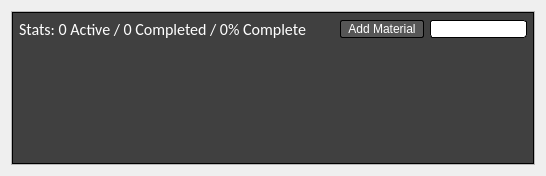
<?xml version="1.0" encoding="UTF-8"?>
<ui version="4.0">
 <class>MaterialStatusBar</class>
 <widget class="QWidget" name="MaterialStatusBar">
  <property name="geometry">
   <rect>
    <x>0</x>
    <y>0</y>
    <width>546</width>
    <height>176</height>
   </rect>
  </property>
  <property name="windowTitle">
   <string>Form</string>
  </property>
  <layout class="QHBoxLayout" name="horizontalLayout">
   <item>
    <widget class="QScrollArea" name="scrollArea">
     <property name="styleSheet">
      <string notr="true">QScrollBar:horizontal
{
    border: 1px solid #222222;
    background-color: #3d3d3d;
    height: 15px;
    margin: 0px 16px 0 16px;
}

QScrollBar::handle:horizontal
{
	background-color: qlineargradient(spread:repeat, x1:1, y1:0, x2:1, y2:1, stop:0 rgba(97, 97, 97, 255),stop:1 rgba(90, 90, 90, 255));
	border: 1px solid #2d2d2d;
    min-height: 20px;
}

QScrollBar::add-line:horizontal
{
	background-color: qlineargradient(spread:repeat, x1:1, y1:0, x2:1, y2:1, stop:0 rgba(97, 97, 97, 255),stop:1 rgba(90, 90, 90, 255));
	border: 1px solid #2d2d2d;
    width: 15px;
    subcontrol-position: right;
    subcontrol-origin: margin;
}

QScrollBar::sub-line:horizontal
{
	background-color: qlineargradient(spread:repeat, x1:1, y1:0, x2:1, y2:1, stop:0 rgba(97, 97, 97, 255),stop:1 rgba(90, 90, 90, 255));
	border: 1px solid #2d2d2d;
    width: 15px;
    subcontrol-position: left;
    subcontrol-origin: margin;
}

QScrollBar::add-page:horizontal, QScrollBar::sub-page:horizontal
{
    background: none;
}

QScrollBar:vertical
{
    background-color: #3d3d3d;
    width: 16px;
	border: 1px solid #2d2d2d;
    margin: 16px 0px 16px 0px;
}

QScrollBar::handle:vertical
{
    background-color: qlineargradient(spread:repeat, x1:1, y1:0, x2:1, y2:1, stop:0 rgba(97, 97, 97, 255),stop:1 rgba(90, 90, 90, 255));
	border: 1px solid #2d2d2d;
    min-height: 20px;
}

QScrollBar::add-line:vertical
{
	background-color: qlineargradient(spread:repeat, x1:1, y1:0, x2:1, y2:1, stop:0 rgba(97, 97, 97, 255),stop:1 rgba(90, 90, 90, 255));
	border: 1px solid #2d2d2d;
    height: 15px;
    subcontrol-position: bottom;
    subcontrol-origin: margin;
}

QScrollBar::sub-line:vertical
{
	background-color: qlineargradient(spread:repeat, x1:1, y1:0, x2:1, y2:1,     			stop:0 rgba(97, 97, 97, 255),stop:1 rgba(90, 90, 90, 255));
	border: 1px solid #2d2d2d;
    height: 15px;
    subcontrol-position: top;
    subcontrol-origin: margin;
}

QScrollBar::add-page:vertical, QScrollBar::sub-page:vertical
{
    background: none;
}</string>
     </property>
     <property name="horizontalScrollBarPolicy">
      <enum>Qt::ScrollBarAsNeeded</enum>
     </property>
     <property name="sizeAdjustPolicy">
      <enum>QAbstractScrollArea::AdjustIgnored</enum>
     </property>
     <property name="widgetResizable">
      <bool>true</bool>
     </property>
     <widget class="QWidget" name="scrollAreaWidgetContents">
      <property name="geometry">
       <rect>
        <x>0</x>
        <y>0</y>
        <width>526</width>
        <height>156</height>
       </rect>
      </property>
      <layout class="QVBoxLayout" name="verticalLayout">
       <property name="leftMargin">
        <number>0</number>
       </property>
       <property name="topMargin">
        <number>0</number>
       </property>
       <property name="rightMargin">
        <number>0</number>
       </property>
       <property name="bottomMargin">
        <number>0</number>
       </property>
       <item>
        <widget class="QFrame" name="StatusBarStyleSheet">
         <property name="styleSheet">
          <string notr="true">QFrame
{
	background-color: rgb(64, 64, 64);
	border: 1px solid black;
}

QPushButton
{
	background-color: rgba(136, 136, 136, 30%);
	color: white;
	min-width: 80px;
	border-style: solid;
	border-width: 1px;
	border-radius: 2px;
	border-color: black;
	padding: 1px;
}

QPushButton::flat
{
	background-color: transparent;
	border: none;
	color: #fff;
}

QPushButton::hover
{
	background-color: rgba(0, 39, 255, 20%);
	border: 1px solid black;

}

QPushButton:pressed 
{
    background-color: rgb(64, 64, 64);
}

QLabel
{
	color: white;
}

QLineEdit
{
	border-style: solid;
	border-width: 1px;
	border-radius: 3px;
	border-color: black;
}</string>
         </property>
         <property name="frameShape">
          <enum>QFrame::StyledPanel</enum>
         </property>
         <property name="frameShadow">
          <enum>QFrame::Raised</enum>
         </property>
         <layout class="QVBoxLayout" name="verticalLayout_4">
          <property name="spacing">
           <number>6</number>
          </property>
          <property name="leftMargin">
           <number>6</number>
          </property>
          <property name="topMargin">
           <number>6</number>
          </property>
          <property name="rightMargin">
           <number>6</number>
          </property>
          <property name="bottomMargin">
           <number>6</number>
          </property>
          <item>
           <layout class="QHBoxLayout" name="StatusBarHorLayout">
            <item>
             <widget class="QLabel" name="labelMatStatus">
              <property name="font">
               <font>
                <family>Calibri</family>
                <pointsize>12</pointsize>
                <weight>50</weight>
                <bold>false</bold>
               </font>
              </property>
              <property name="styleSheet">
               <string notr="true">border: 0px solid black;</string>
              </property>
              <property name="text">
               <string>Stats: 0 Active / 0 Completed / 0% Complete</string>
              </property>
              <property name="alignment">
               <set>Qt::AlignCenter</set>
              </property>
             </widget>
            </item>
            <item>
             <spacer name="horizontalSpacer">
              <property name="orientation">
               <enum>Qt::Horizontal</enum>
              </property>
              <property name="sizeHint" stdset="0">
               <size>
                <width>40</width>
                <height>20</height>
               </size>
              </property>
             </spacer>
            </item>
            <item>
             <widget class="QPushButton" name="addMatPushButton">
              <property name="text">
               <string>Add Material</string>
              </property>
             </widget>
            </item>
            <item>
             <widget class="QLineEdit" name="searchMaterialLineEdit"/>
            </item>
           </layout>
          </item>
          <item>
           <layout class="QVBoxLayout" name="matTrackerToolBarLayout"/>
          </item>
          <item>
           <spacer name="verticalSpacer">
            <property name="orientation">
             <enum>Qt::Vertical</enum>
            </property>
            <property name="sizeHint" stdset="0">
             <size>
              <width>20</width>
              <height>40</height>
             </size>
            </property>
           </spacer>
          </item>
         </layout>
        </widget>
       </item>
      </layout>
     </widget>
    </widget>
   </item>
  </layout>
 </widget>
 <resources/>
 <connections/>
</ui>
